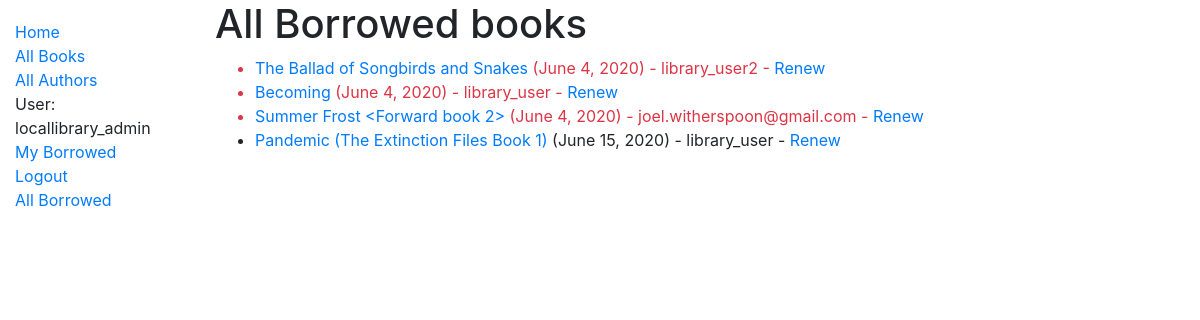
The page /catalog/borrowed/ (signed in) on the database as committed earlier.
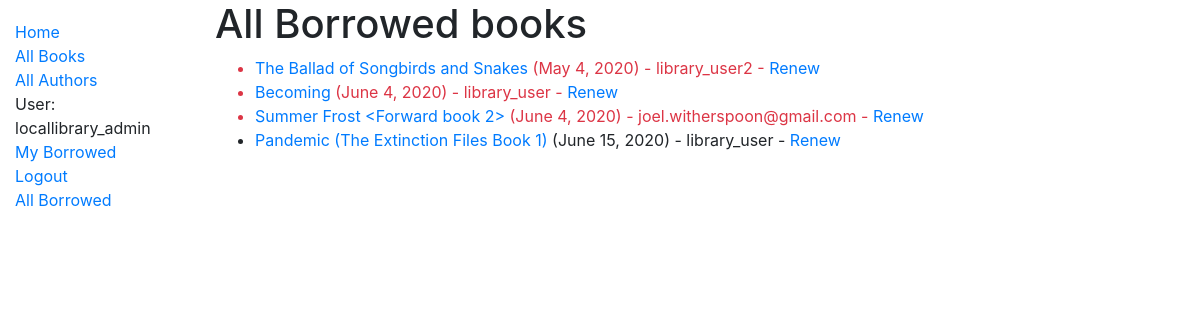
The same page on the database as committed later.
### catalog/models.py (models this page shows, shortened)
class BookInstance(models.Model):
    id = models.UUIDField(primary_key=True, default=uuid.uuid4, help_text='Unique ID for this particular book across '
                                                                          'whole library')
    book = models.ForeignKey('Book', on_delete=models.SET_NULL, null=True)
    imprint = models.CharField(max_length=200)
    due_back = models.DateField(null=True, blank=True)
    borrower = models.ForeignKey(User, on_delete=models.SET_NULL, null=True, blank=True)
    LOAN_STATUS = (
        ('m', 'Maintenance'),
        ('o', 'On Loan'),
        ('a', 'Available'),
        ('r', 'Reserved'),
    )
    status = models.CharField(
        max_length=1,
        choices=LOAN_STATUS,
        blank=True,
        default='m',
        help_text='Book availability',
    )
    class Meta:
        ordering = ['due_back']
        app_label = 'catalog'
        permissions = (("can_mark_returned", "Set book as returned"),)
    @property
    def is_overdue(self):
        if self.due_back and date.today() > self.due_back:
            return True
        return False

class Book(models.Model):
    title = models.CharField(max_length=200)
    author = models.ForeignKey('Author', on_delete=models.SET_NULL, null=True)
    summary = models.TextField(max_length=1000, help_text='Enter a brief description of the book')
    isbn = models.CharField('ISBN', max_length=13, help_text='13 Characters <a href="https://www.isbn-international'
                                                             '.org/content/what-isbn">ISBN number</a>')
    genre = models.ManyToManyField('Genre', help_text='Select a genre for this book')
    iso_639_1 = (('ab', 'Abkhaz'),
                 ('aa', 'Afar'),
                 ('af', 'Afrikaans'),
                 ('ak', 'Akan'),
                 ('sq', 'Albanian'),
                 ('am', 'Amharic'),
                 ('ar', 'Arabic'),
                 ('an', 'Aragonese'),
                 ('hy', 'Armenian'),
                 ('as', 'Assamese'),
                 ('av', 'Avaric'),
                 ('ae', 'Avestan'),
                 ('ay', 'Aymara'),
                 ('az', 'Azerbaijani'),
                 ('bm', 'Bambara'),
                 ('ba', 'Bashkir'),
                 ('eu', 'Basque'),
                 ('be', 'Belarusian'),
                 ('bn', 'Bengali'),
                 ('bh', 'Bihari'),
                 ('bi', 'Bislama'),
                 ('bs', 'Bosnian'),
                 ('br', 'Breton'),
                 ('bg', 'Bulgarian'),
                 ('my', 'Burmese'),
                 ('ca', 'Catalan; Valencian'),
                 ('ch', 'Chamorro'),
                 ('ce', 'Chechen'),
                 ('ny', 'Chichewa; Chewa; Nyanja'),
                 ('zh', 'Chinese'),
                 ('cv', 'Chuvash'),
                 ('kw', 'Cornish'),
                 ('co', 'Corsican'),
                 ('cr', 'Cree'),
                 ('hr', 'Croatian'),
                 ('cs', 'Czech'),
                 ('da', 'Danish'),
                 ('dv', 'Divehi; Maldivian;'),
                 ('nl', 'Dutch'),
                 ('dz', 'Dzongkha'),
                 ('en', 'English'),
                 ('eo', 'Esperanto'),
                 ('et', 'Estonian'),
                 ('ee', 'Ewe'),
                 ('fo', 'Faroese'),
                 ('fj', 'Fijian'),
                 ('fi', 'Finnish'),
                 ('fr', 'French'),
                 ('ff', 'Fula'),
                 ('gl', 'Galician'),
                 ('ka', 'Georgian'),
                 ('de', 'German'),
                 ('el', 'Greek, Modern'),
                 ('gn', 'Guaraní'),
                 ('gu', 'Gujarati'),
                 ('ht', 'Haitian'),
                 ('ha', 'Hausa'),
                 ('he', 'Hebrew (modern)'),
                 ('hz', 'Herero'),
                 ('hi', 'Hindi'),
                 ('ho', 'Hiri Motu'),
                 ('hu', 'Hungarian'),
                 ('ia', 'Interlingua'),
                 ('id', 'Indonesian'),
                 ('ie', 'Interlingue'),
                 ('ga', 'Irish'),
                 ('ig', 'Igbo'),
                 ('ik', 'Inupiaq'),
                 ('io', 'Ido'),
                 ('is', 'Icelandic'),
                 ('it', 'Italian'),
                 ('iu', 'Inuktitut'),
                 ('ja', 'Japanese'),
                 ('jv', 'Javanese'),
                 ('kl', 'Kalaallisut'),
                 ('kn', 'Kannada'),
                 ('kr', 'Kanuri'),
                 ('ks', 'Kashmiri'),
                 ('kk', 'Kazakh'),
                 ('km', 'Khmer'),
                 ('ki', 'Kikuyu, Gikuyu'),
                 ('rw', 'Kinyarwanda'),
                 ('ky', 'Kirghiz, Kyrgyz'),
                 ('kv', 'Komi'),
                 ('kg', 'Kongo'),
                 ('ko', 'Korean'),
                 ('ku', 'Kurdish'),
                 ('kj', 'Kwanyama, Kuanyama'),
                 ('la', 'Latin'),
                 ('lb', 'Luxembourgish'),
                 ('lg', 'Luganda'),
                 ('li', 'Limburgish'),
                 ('ln', 'Lingala'),
                 ('lo', 'Lao'),
                 ('lt', 'Lithuanian'),
                 ('lu', 'Luba-Katanga'),
                 ('lv', 'Latvian'),
                 ('gv', 'Manx'),
                 ('mk', 'Macedonian'),
                 ('mg', 'Malagasy'),
                 ('ms', 'Malay'),
                 ('ml', 'Malayalam'),
                 ('mt', 'Maltese'),
                 ('mi', 'Māori'),
                 ('mr', 'Marathi (Marāṭhī)'),
                 ('mh', 'Marshallese'),
                 ('mn', 'Mongolian'),
                 ('na', 'Nauru'),
                 ('nv', 'Navajo, Navaho'),
                 ('nb', 'Norwegian Bokmål'),
                 ('nd', 'North Ndebele'),
                 ('ne', 'Nepali'),
                 ('ng', 'Ndonga'),
                 ('nn', 'Norwegian Nynorsk'),
                 ('no', 'Norwegian'),
                 ('ii', 'Nuosu'),
                 ('nr', 'South Ndebele'),
                 ('oc', 'Occitan'),
                 ('oj', 'Ojibwe, Ojibwa'),
                 ('cu', 'Old Church Slavonic'),
                 ('om', 'Oromo'),
                 ('or', 'Oriya'),
                 ('os', 'Ossetian, Ossetic'),
                 ('pa', 'Panjabi, Punjabi'),
                 ('pi', 'Pāli'),
                 ('fa', 'Persian'),
                 ('pl', 'Polish'),
                 ('ps', 'Pashto, Pushto'),
                 ('pt', 'Portuguese'),
                 ('qu', 'Quechua'),
                 ('rm', 'Romansh'),
                 ('rn', 'Kirundi'),
                 ('ro', 'Romanian, Moldavan'),
                 ('ru', 'Russian'),
                 ('sa', 'Sanskrit (Saṁskṛta)'),
                 ('sc', 'Sardinian'),
                 ('sd', 'Sindhi'),
                 ('se', 'Northern Sami'),
                 ('sm', 'Samoan'),
                 ('sg', 'Sango'),
                 ('sr', 'Serbian'),
                 ('gd', 'Scottish Gaelic'),
                 ('sn', 'Shona'),
                 ('si', 'Sinhala, Sinhalese'),
                 ('sk', 'Slovak'),
                 ('sl', 'Slovene'),
                 ('so', 'Somali'),
                 ('st', 'Southern Sotho'),
                 ('es', 'Spanish; Castilian'),
                 ('su', 'Sundanese'),
                 ('sw', 'Swahili'),
                 ('ss', 'Swati'),
                 ('sv', 'Swedish'),
                 ('ta', 'Tamil'),
                 ('te', 'Telugu'),
                 ('tg', 'Tajik'),
                 ('th', 'Thai'),
                 ('ti', 'Tigrinya'),
                 ('bo', 'Tibetan'),
                 ('tk', 'Turkmen'),
                 ('tl', 'Tagalog'),
                 ('tn', 'Tswana'),
                 ('to', 'Tonga'),
                 ('tr', 'Turkish'),
                 ('ts', 'Tsonga'),
                 ('tt', 'Tatar'),
                 ('tw', 'Twi'),
                 ('ty', 'Tahitian'),
                 ('ug', 'Uighur, Uyghur'),
                 ('uk', 'Ukrainian'),
                 ('ur', 'Urdu'),
                 ('uz', 'Uzbek'),
                 ('ve', 'Venda'),
                 ('vi', 'Vietnamese'),
                 ('vo', 'Volapük'),
                 ('wa', 'Walloon'),
                 ('cy', 'Welsh'),
                 ('wo', 'Wolof'),
                 ('fy', 'Western Frisian'),
                 ('xh', 'Xhosa'),
                 ('yi', 'Yiddish'),
                 ('yo', 'Yoruba'),
                 ('za', 'Zhuang, Chuang'),
                 ('zu', 'Zulu'),)
    language = models.CharField(
        max_length=2,
        choices=iso_639_1,
        blank=True,
        default='en',
        help_text='Languages'
    )
    def display_genre(self):
        """Creates a 3 char string for genre"""
        return ', '.join(genre.name for genre in self.genre.all()[:3])
    display_genre.short_description = 'Genre'

### catalog/views.py (the view)
# urls.py: path('borrowed/', views.LoanedBooksListView.as_view(), name='all-borrowed'),
class LoanedBooksListView(PermissionRequiredMixin, generic.ListView):
    permission_required = 'catalog.can_mark_returned'
    model = BookInstance
    template_name = 'catalog/bookinstance_list_borrowed.html'
    paginate_by = 10
    def get_queryset(self):
        return BookInstance.objects.filter(status__exact='o').order_by('due_back')

### catalog/templates/catalog/bookinstance_list_borrowed.html
{% extends "catalog/base.html" %}
{% block content %}
    <h1>All Borrowed books</h1>
    {% if bookinstance_list %}
    <ul>
      {% for bookinst in bookinstance_list %}
      <li class="{% if bookinst.is_overdue %}text-danger{% endif %}">
          <a href="{% url 'catalog:book-detail' bookinst.book.pk %}">{{ bookinst.book.title }} </a>
            ({{ bookinst.due_back }}) - {{ bookinst.borrower }}
          {% if perms.catalog.can_mark_returned %}
            - <a href="{% url 'catalog:renew-book-librarian' bookinst.id %}">
                Renew
            </a>
          {% endif %}
      </li>
      {% endfor %}
    </ul>
    {% else %}
      <p>There are no books borrowed.</p>
    {% endif %}
{% endblock %}

Rows that differ between the two databases and show on the page:
changed BookInstance "The Ballad of Songbirds and Snakes": due_back "June 4, 2020" → "May 4, 2020"
